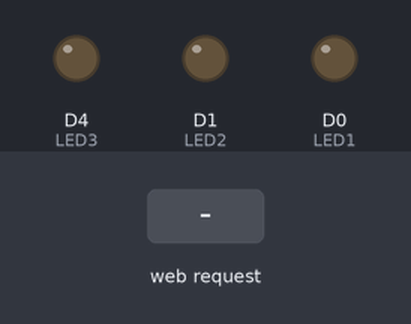
A program run on a simulated ESP8266 (NodeMCU). On the bench: output pins drawn as LEDs (lit = HIGH). Inputs (shaded band) come from the test bench. WiFi joins after 1.5 s; servers stay silent unless stated; what the program prints to the serial monitor is not drawn.

Above: at 1.2 s.
1.3 s: HTTP request GET /LED1ON received
At 2.5 s:
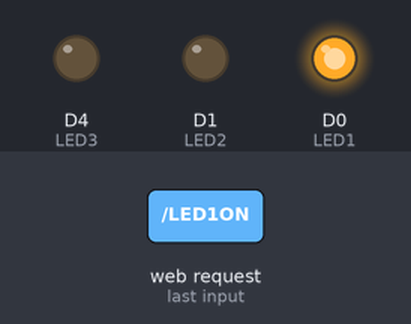
2.8 s: HTTP request GET /LED2ON received
At 3.8 s:
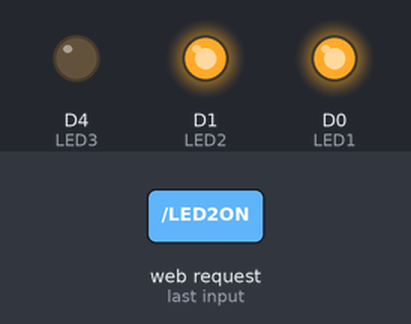
4.3 s: HTTP request GET /LED3ON received
At 5.0 s:
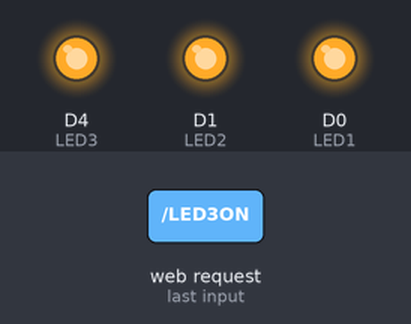
5.8 s: HTTP request GET /LED1OFF received
At 6.1 s:
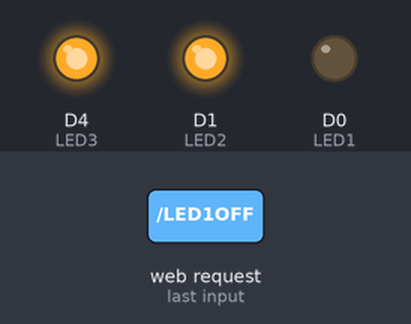
7.3 s: HTTP request GET /LED2OFF received
At 8.5 s:
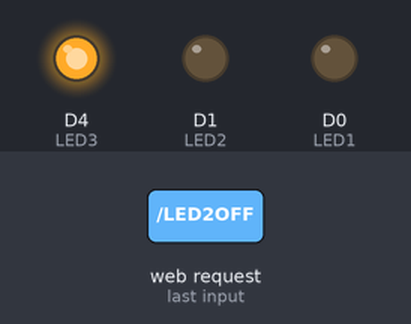
8.8 s: HTTP request GET /LED3OFF received
At 9.6 s:
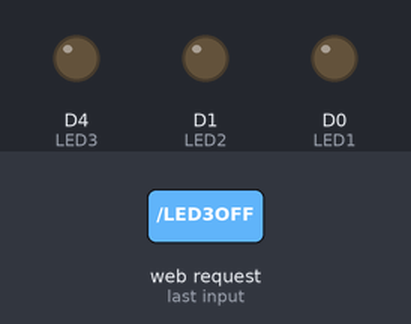
Timing chart, 0 to 11.3 s (numbered marks = the images above; inputs shaded):
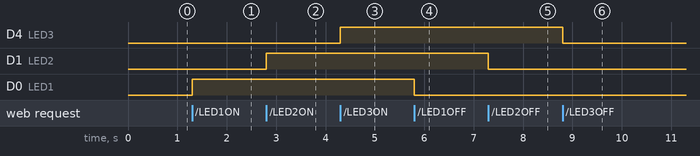

The program:

main.cpp
```cpp
#include <Arduino.h>
#include <ESP8266WiFi.h>
#include <WiFiClient.h>
#include <ESP8266WebServer.h>

const char* ssid = "Laniisa";
const char* password = "lanii2207";
int LED1 = D0;
int LED2 = D1;
int LED3 = D4;

ESP8266WebServer Server(80);

String webpage;

void setup() {
  Serial.begin(9600);
  delay(10);

  pinMode(LED1, OUTPUT);
  pinMode(LED2, OUTPUT);
  pinMode(LED3, OUTPUT);

  Serial.println();
  Serial.print("Configuring acsess point,,,");

  WiFi.mode(WIFI_AP);
  WiFi.begin(ssid, password);

  Serial.print("Access Point SSID: ");
  Serial.println(WiFi.softAPSSID());

  Serial.println("IP address: ");
  Serial.println(WiFi.softAPIP());

  webpage+= "<h1> Web Control ESP8266</h1>";
  webpage+= "<h2> SOLANI </h2>";
  webpage+= "<p>LED 1 : ";
  webpage+= "<a href=\"LED1ON\"\"><button>ON</button></a><a href=\"LED1OFF\"\"><button>OFF</button></a></p><br>";
  webpage+= "<p>LED 2 : ";
  webpage+= "<a href=\"LED2ON\"\"><button>ON</button></a><a href=\"LED2OFF\"\"><button>OFF</button></a></p><br>";
  webpage+= "<p>LED 3 : ";
  webpage+= "<a href=\"LED3ON\"\"><button>ON</button></a><a href=\"LED3OFF\"\"><button>OFF</button></a></p>";

  Server.on("/", []() {
    Server.send(200, "text/html", webpage);
  });

  Server.on("/LED1ON", []() {
    Server.send(200, "text/html", webpage);
    digitalWrite(LED1, HIGH);
    delay(1000);
  });

  Server.on("/LED2ON", []() {
    Server.send(200, "text/html", webpage);
    digitalWrite(LED2, HIGH);
    delay(1000);
  });

  Server.on("/LED3ON", []() {
    Server.send(200, "text/html", webpage);
    digitalWrite(LED3, HIGH);
    delay(1000);
  });

  Server.on("/LED1OFF", []() {
    Server.send(200, "text/html", webpage);
    digitalWrite(LED1, LOW);
    delay(1000);
  });

  Server.on("/LED2OFF", []() {
    Server.send(200, "text/html", webpage);
    digitalWrite(LED2, LOW);
    delay(1000);
  });

  Server.on("/LED3OFF", []() {
    Server.send(200, "text/html", webpage);
    digitalWrite(LED3, LOW);
    delay(1000);
  });

  Server.begin();
  Serial.println("Webserver dijalankan");

}

void loop() {
  Server.handleClient();
}
```

Measured:
- after the input at 1.3 s, D0 (LED1): LOW → HIGH at once
- after the input at 2.8 s, D1 (LED2): LOW → HIGH at once
- after the input at 4.3 s, D4 (LED3): LOW → HIGH at once
- after the input at 5.8 s, D0 (LED1): HIGH → LOW at once
- after the input at 7.3 s, D1 (LED2): HIGH → LOW at once
- after the input at 8.8 s, D4 (LED3): HIGH → LOW at once
